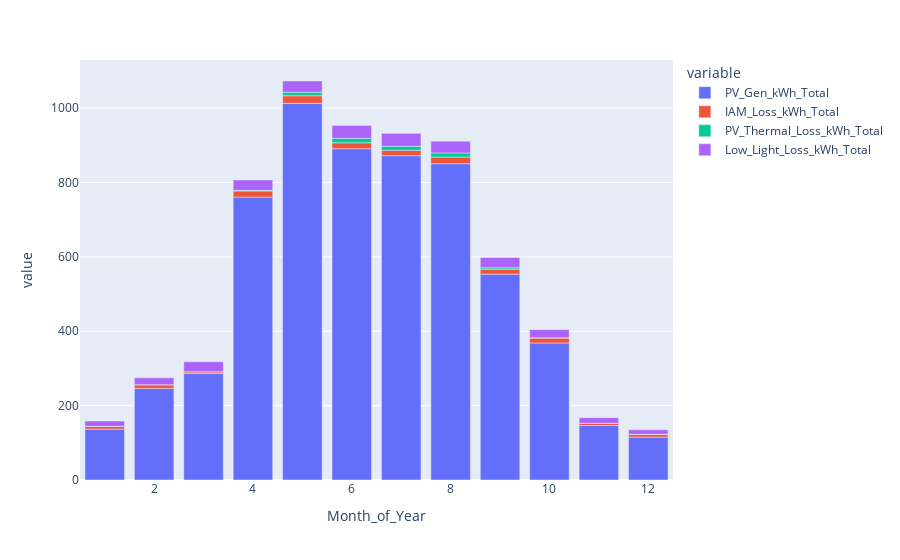

The notebook cell this image was saved under:
### Code cell
px.bar(pv_model.summary_grouped.monthly[["PV_Gen_kWh_Total", "IAM_Loss_kWh_Total", "PV_Thermal_Loss_kWh_Total", "Low_Light_Loss_kWh_Total"]])

### Figure 1 — Plotly figure (JSON) as saved in the notebook; plotly's stock layout.template omitted (floating-point values rounded to 4 significant figures)
{"data": [{"alignmentgroup": "True", "hovertemplate": "variable=PV_Gen_kWh_Total<br>Month_of_Year=%{x}<br>value=%{y}<extra></extra>", "legendgroup": "PV_Gen_kWh_Total", "marker": {"color": "#636efa", "pattern": {"shape": ""}}, "name": "PV_Gen_kWh_Total", "offsetgroup": "PV_Gen_kWh_Total", "orientation": "v", "showlegend": true, "textposition": "auto", "type": "bar", "x": [1, 2, 3, 4, 5, 6, 7, 8, 9, 10, 11, 12], "xaxis": "x", "y": [136.7, 246.4, 286.3, 760.9, 1013.0, 890.9, 872.1, 850.6, 553.6, 368.6, 146.4, 115.3], "yaxis": "y"}, {"alignmentgroup": "True", "hovertemplate": "variable=IAM_Loss_kWh_Total<br>Month_of_Year=%{x}<br>value=%{y}<extra></extra>", "legendgroup": "IAM_Loss_kWh_Total", "marker": {"color": "#EF553B", "pattern": {"shape": ""}}, "name": "IAM_Loss_kWh_Total", "offsetgroup": "IAM_Loss_kWh_Total", "orientation": "v", "showlegend": true, "textposition": "auto", "type": "bar", "x": [1, 2, 3, 4, 5, 6, 7, 8, 9, 10, 11, 12], "xaxis": "x", "y": [7.675, 9.847, 4.86, 16.49, 20.23, 15.91, 14.54, 17.82, 13.39, 13.18, 6.332, 7.514], "yaxis": "y"}, {"alignmentgroup": "True", "hovertemplate": "variable=PV_Thermal_Loss_kWh_Total<br>Month_of_Year=%{x}<br>value=%{y}<extra></extra>", "legendgroup": "PV_Thermal_Loss_kWh_Total", "marker": {"color": "#00cc96", "pattern": {"shape": ""}}, "name": "PV_Thermal_Loss_kWh_Total", "offsetgroup": "PV_Thermal_Loss_kWh_Total", "orientation": "v", "showlegend": true, "textposition": "auto", "type": "bar", "x": [1, 2, 3, 4, 5, 6, 7, 8, 9, 10, 11, 12], "xaxis": "x", "y": [0, 0.022, 0.022, 1.715, 9.569, 12.08, 10.8, 11.13, 3.985, 0.82, 0, 0], "yaxis": "y"}, {"alignmentgroup": "True", "hovertemplate": "variable=Low_Light_Loss_kWh_Total<br>Month_of_Year=%{x}<br>value=%{y}<extra></extra>", "legendgroup": "Low_Light_Loss_kWh_Total", "marker": {"color": "#ab63fa", "pattern": {"shape": ""}}, "name": "Low_Light_Loss_kWh_Total", "offsetgroup": "Low_Light_Loss_kWh_Total", "orientation": "v", "showlegend": true, "textposition": "auto", "type": "bar", "x": [1, 2, 3, 4, 5, 6, 7, 8, 9, 10, 11, 12], "xaxis": "x", "y": [14.22, 18.52, 26.9, 27.91, 30.14, 34.24, 34.87, 31.68, 27.1, 21.74, 14.9, 12.25], "yaxis": "y"}], "layout": {"barmode": "relative", "legend": {"title": {"text": "variable"}, "tracegroupgap": 0}, "margin": {"t": 60}, "xaxis": {"anchor": "y", "domain": [0, 1], "title": {"text": "Month_of_Year"}}, "yaxis": {"anchor": "x", "domain": [0, 1], "title": {"text": "value"}}}}
